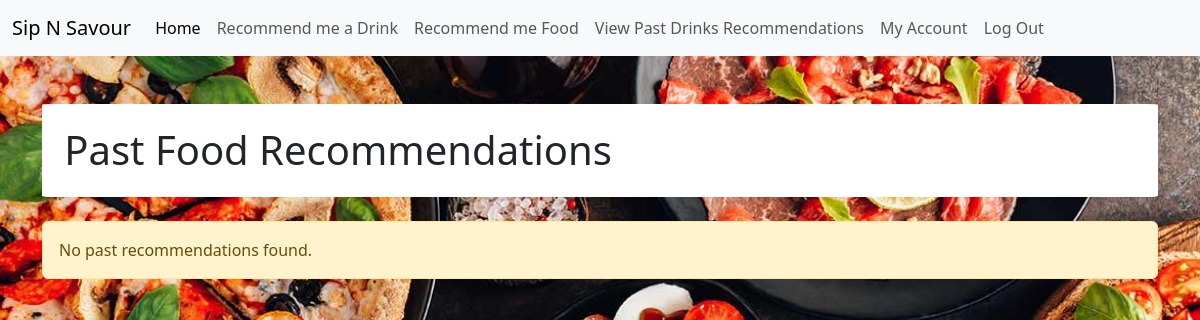
Before: /food_recommendation/view_past_food/ (signed in) with the older database file.
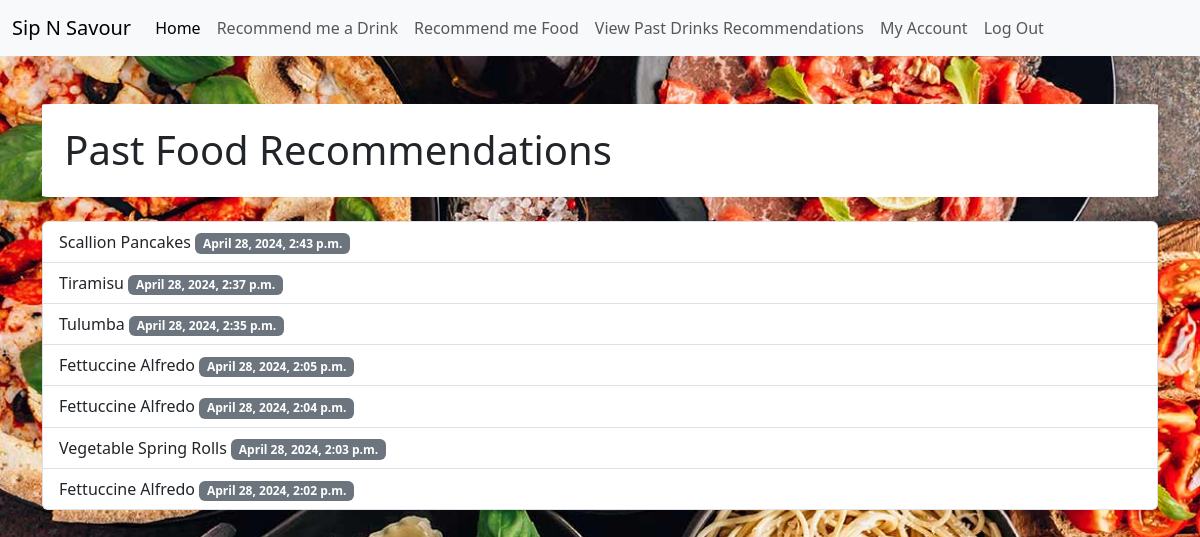
After: the same page with the newer database file.
### food_recommendation/models.py (models this page shows)
class RecommendedFood(models.Model):
    food_name = models.CharField(max_length=100)
    recommended_on = models.DateTimeField(auto_now_add=True)
    user = models.ForeignKey(get_user_model(), on_delete=models.CASCADE, related_name='recommended_foods', default=get_default_user)

### food_recommendation/views.py (the view)
# urls.py: path('view_past_food/', views.view_past_food, name='view_past_food'),
@login_required(login_url='login')
def view_past_food(request):
    past_recommendations = RecommendedFood.objects.filter(user=request.user).order_by('-recommended_on')
    return render(request, 'food_recommendation/view_past_food.html', {'past_recommendations': past_recommendations})

### food_recommendation/templates/food_recommendation/view_past_food.html (shortened to what this page needs)
<!DOCTYPE html>
<html lang="en">
<head>
    <link href="https://cdn.jsdelivr.net/npm/bootstrap@5.3.2/dist/css/bootstrap.min.css" rel="stylesheet">
</head>
<body>
    <nav class="navbar navbar-expand-lg navbar-light bg-light">
        <div class="container-fluid">
            <a class="navbar-brand" href="#">Sip N Savour</a>
            <div class="collapse navbar-collapse" id="navbarNavAltMarkup">
                <div class="navbar-nav">
                    <li class="nav-item">
                        <a class="nav-link active" aria-current="page" href="{% url 'homepage' %}">Home</a>
                    </li>
                    <li class="nav-item">
                        <a class="nav-link" href="{% url 'recommend_drink' %}">Recommend me a Drink</a>
                    </li>
                    <li class="nav-item">
                        <a class="nav-link" href="{% url 'recommend_food' %}">Recommend me Food</a>
                    </li>
                    <li class="nav-item">
                        <a class="nav-link" href="{% url 'view_recommendations' %}">View Past Drinks Recommendations</a>
                    </li>
                    <li class="nav-item">
                        <a class="nav-link" href="{% url 'account' %}">My Account</a>
                    </li>
                    <li class="nav-item">
                        <a class="nav-link" href="{% url 'login' %}" id="logout-link">Log Out</a>
                    </li>
                </div>
            </div>
        </div>
    </nav>
    <div class="container mt-5">
        <h1 class="mb-4">Past Food Recommendations</h1>
        {% if past_recommendations %}
        <ul class="list-group">
            {% for recommendation in past_recommendations %}
            <li class="list-group-item">{{ recommendation.food_name }} <span class="badge bg-secondary">{{ recommendation.recommended_on }}</span></li>
            {% endfor %}
        </ul>
        {% else %}
        <div class="alert alert-warning mt-3" role="alert">
            No past recommendations found.
        </div>
        {% endif %}
    </div>
</body>
</html>

Changed rows visible on the page:
added RecommendedFood: food_name "Scallion Pancakes", recommended_on "April 28, 2024, 2:43 p.m."
added RecommendedFood: food_name "Tiramisu", recommended_on "April 28, 2024, 2:37 p.m."
added RecommendedFood: food_name "Tulumba", recommended_on "April 28, 2024, 2:35 p.m."
added RecommendedFood: food_name "Fettuccine Alfredo", recommended_on "April 28, 2024, 2:05 p.m."
added RecommendedFood: food_name "Fettuccine Alfredo", recommended_on "April 28, 2024, 2:04 p.m."
added RecommendedFood: food_name "Vegetable Spring Rolls", recommended_on "April 28, 2024, 2:03 p.m."
added RecommendedFood: food_name "Fettuccine Alfredo", recommended_on "April 28, 2024, 2:02 p.m."
Other visible differences:
text no longer shown: "No past recommendations found."
